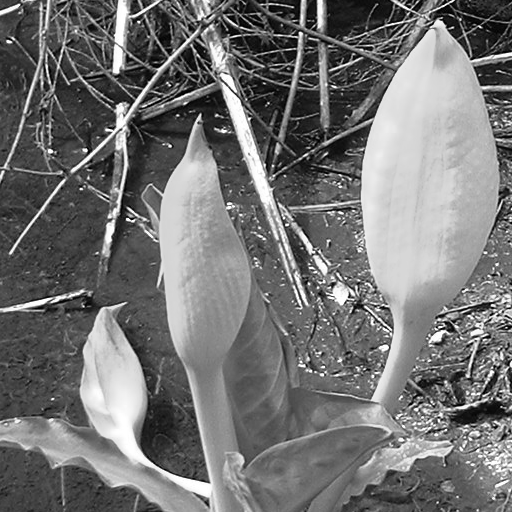
#> input picture Sheet 05/images/swampflower.png, 512 x 512 px
$ jupyter execute --allow-errors sheet05.ipynb   (shell and % lines are left out)
#> lines starting #> are read from the running program, lines starting #| are printed output that depends on the picture; after the words box and inside, x2 and y2 are one past the last pixel; in counts of white or black regions, pixels touching at a corner belong together
Osnabrück University - Computer Vision (Winter Term 2021/22) - Prof. Dr.-Ing. G. Heidemann, Ulf Krumnack, Axel Schaffland

# Exercise Sheet 05: Segmentation 2

## Introduction

This week's sheet should be solved and handed in before **14:00 of Tuesday, December 7, 2021**. If you need help (and Google and other resources were not enough), feel free to contact your groups' designated tutor or whomever of us you run into first. Please upload your results to your group's Stud.IP folder.

## Assignment 0: Math recap (Periodic functions) [0 Points]

This exercise is supposed to be very easy, does not give any points, and is voluntary. There will be a similar exercise on every sheet. It is intended to revise some basic mathematical notions that are assumed throughout this class and to allow you to check if you are comfortable with them. Usually you should have no problem to answer these questions offhand, but if you feel unsure, this is a good time to look them up again. You are always welcome to discuss questions with the tutors or in the practice session. Also, if you have a (math) topic you would like to recap, please let us know.

**a)** What are periodic functions? Can you provide a definition?

YOUR ANSWER HERE

**b)** What are *amplitude*, *frequency*, *wave length*, and *phase* of a sine function? How can you change these properties?

YOUR ANSWER HERE

**c)** How are sine and cosine defined for complex arguments? In what sense does this generalize the real case?

YOUR ANSWER HERE

## Assignment 1: Edge-based segmentation  [5 Points]

### a) Gradients
What is the gradient of a pixel? How do we calculate the first, how the second derivative of an image?

YOUR ANSWER HERE

### b) Edge linking

Describe in your own words the idea of edge linking. What is the goal? Why does it not necessarily yield closed
edge contours?

YOUR ANSWER HERE

### c) Zero crossings

Explain what zero crossings are. Why does the detection of zero crossings always lead to closed contours?

YOUR ANSWER HERE

### c) Zero crossings (implementation)

Provide an implementation of the zero crossing procedure described in (CV-07 slide 71). To get sensible results you should smooth the image before applying the Laplacian filter, e.g. using the Laplacian of a Gaussian (you may use buildin functions for the filterings steps).

[cell 1]
from skimage import filters
from skimage.feature import canny
from skimage.color import rgb2gray
from imageio import imread
import matplotlib.pyplot as plt
import numpy as np

img = imread('images/swampflower.png').astype(float)
#> img: shape (512, 512) float64; min 0, max 255, mean 115.6
#img = imread('images/peppers.png').astype(float)

if len(img.shape)>2:
    img = rgb2gray(img)
img /= img.max()

# Now compute edges and then zero crossings using the 4-neighborhood and the 8-neighborhood
# YOUR CODE HERE

plt.figure(figsize=(12, 24))
plt.gray()

plt.subplot(4,2,1); plt.axis('off'); plt.imshow(img); plt.title('original')
#> (the rest of this cell did not finish here and is left out)

## Assignment 2: Watershed transform  [5 Points]

### a) Watershed transform

Explain in your own words the idea of watershed transform. How do the two different approaches from the lecture work? Why does watershed transform always give a closed contour?

YOUR ANSWER HERE

### b) Implementation

Now implement the watershed transform using the flooding approach (CV-07 slide 76, but note, that the algorithm presented there is somewhat simplified!). Obviously, buildin functions for computing watershed transform are not allowed, but all other functions may be used. In this example we appply the watershed transform to a distance transformed image, so you **do not** have to take the gradient image, but can apply the watershed transform directly.

[cell 2]
import numpy as np
import imageio
import matplotlib.pyplot as plt


# [18 lines left out: function watershed, not called in this run]

    # YOUR CODE HERE


#> (the rest of this cell did not finish here and is left out)

### c) Application: maze

You can use watershed transform to find your way through a maze. To do so, first apply a distance transform to the maze and the flood the result. The watershed will show you the way through the maze. Explain why this works.
You can use build-in functions instead of your own watershed function.

[cell 3]
import numpy as np
import imageio
import matplotlib.pyplot as plt
from scipy.ndimage.morphology import distance_transform_edt

img = imageio.imread('images/maze2.png', pilmode = 'L') # 'maze1.png' or 'maze2.png'
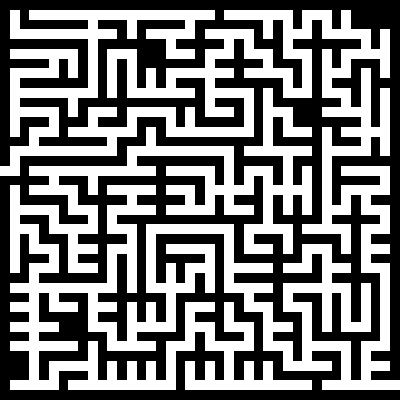
#> input picture Sheet 05/images/maze2.png, 400 x 400 px
#> img: shape (400, 400); 48% white; 1 white region, box (x1, y1, x2, y2) and area: (0, 10, 400, 390) 76800

result = img[:, :, np.newaxis].repeat(3, 2)
#> result is the input picture: shape (400, 400, 3); 48% white; 1 white region, box (x1, y1, x2, y2) and area: (0, 10, 400, 390) 76800
# YOUR CODE HERE

plt.figure(figsize=(10, 10))
plt.title('Solution')
plt.axis('off')
plt.gray()
plt.imshow(result)
plt.show()

YOUR ANSWER HERE

## Assignment 3: $k$-means segmentation [5 Points]

**a)** Explain the idea of $k$-means clustering and how it can be used for segmentation.

YOUR ANSWER HERE

**b)** Implement k-means clustering for color segmentation of an RGB image (no use of `scipy.cluster.vq.kmeans` or similar functions allowed here, but you may use functions like `numpy.mean`, `scipy.spatial.distance.cdist` and similar utility functions). Stop calculation when center vectors do not change more than a predefined threshold. Avoid empty clusters by re-initializing the corresponding center vector. (Empirically) determine a good value for $k$ for clustering the image 'peppers.png'.
**Bonus** If you want you can visualize the intermediate steps of the clustering process.

First lets take a look at how our image looks in RGB colorspace.

[cell 4]
from mpl_toolkits.mplot3d import Axes3D
from imageio import imread
import matplotlib.pyplot as plt

img = imread('images/peppers.png')
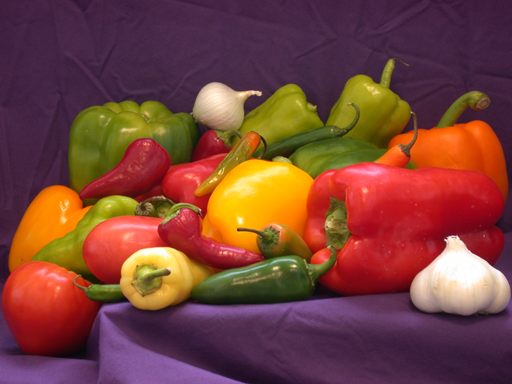
#> input picture Sheet 05/images/peppers.png, 512 x 384 px
#> img is the input picture: shape (384, 512, 3); mean R, G, B 120.8, 66.4, 57.6
vec = img.reshape((-1, img.shape[2]))
vec_scaled = vec / 255
fig = plt.figure(figsize=(12, 12))
ax = fig.add_subplot(111, projection='3d')
ret = ax.scatter(vec[:, 0], vec[:, 1], vec[:, 2], c=vec_scaled, marker='.')
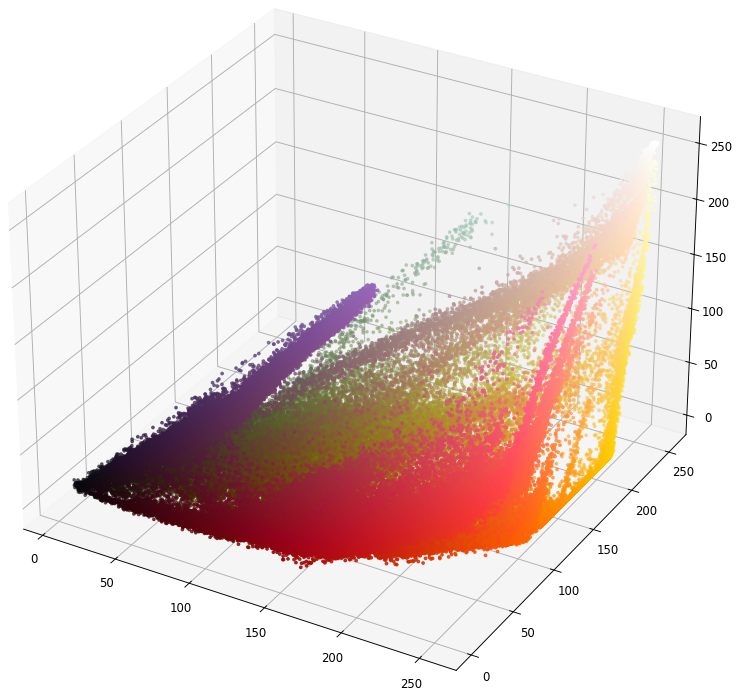
#> figure drawn by matplotlib, 1 panel

[cell 5]
import numpy as np
from scipy.spatial import distance
from IPython import display
from imageio import imread
import time
import matplotlib.pyplot as plt


def kmeans_rgb(img, k, threshold=0, do_display=None):
    """
    k-means clustering in RGB space.

    Args:
        img (numpy.ndarray): an RGB image
        k (int): the number of clusters
        threshold (float): Maximal change for convergence criterion.
        do_display (bool): Whether or not to plot, intermediate steps.

    Results:
        cluster (numpy.ndarray): an array of the same size as `img`,
            containing for each pixel the cluster it belongs to
        centers (numpy.ndarray): 'number of clusters' x 3 array.
            RGB color for each cluster center.
    """
    # YOUR CODE HERE


img = imread('images/peppers.png')

#> (the rest of this cell did not finish here and is left out)

**c)** Now do the same in the HSV space (remember its special topological structure). Check if you can improve the results by ignoring some of the HSV channels.

[cell 6]
import numpy as np
import matplotlib.pyplot as plt
from scipy.spatial import distance
from skimage import color
from imageio import imread
# from matplotlib.colors import rgb_to_hsv, hsv_to_rgb

img = imread('images/peppers.png', pilmode = 'RGB')

def kmeans_hsv(img, k, threshold = 0):
    """
    k-means clustering in HSV space.

    Args:
        img (numpy.ndarray): an HSV image
        k (int): the number of clusters
        threshold (float):

    Results:
        cluster (numpy.ndarray): an array of the same size as `img`,
            containing for each pixel the cluster it belongs to
        centers (numpy.ndarray): an array
    """
    # YOUR CODE HERE
    return cluster, centers


img_hsv = color.rgb2hsv(img)
#> img_hsv: shape (384, 512, 3) float64; mean of channels 0, 1, 2 0.578, 0.617, 0.481
k = 7
theta = 0.01

#> (the rest of this cell did not finish here and is left out)

if (centers_hsv.shape[1] == 3):
    plt.imshow(color.hsv2rgb(centers_hsv[cluster]))
else:
    plt.gray()
    plt.imshow(np.squeeze(centers_hsv[cluster]))
plt.show()

## Assignment 4: Interactive Region Growing [5 Points]

Implement flood fill as described in (CV07 slides 123ff.).

In a recursive implementation the floodfill function is called for the seed pixel. In the function a recursive call for the four neighbouring pixels is made, if the color of the pixel, the function is called with, is similar to the seed color. If this is the case the pixel is added to the region. [Other](https://en.wikipedia.org/wiki/Flood_fill) more elegant solutions exist aswell.

The function `on_press` is called when a mouse button is pressed inside the canvas. From there call `floodfill`. Use the filtered hsv image `img_filtered` for your computation, and show the computed region around the seed point (the position where the mousebutton was pressed) in the original image. You may use a mask to save which pixels belong the the region (and to save which pixels you already visited).

Hint: If you can not see the image, try restarting the kernel.

[cell 7]
import imageio
import math
import numpy as np
from matplotlib import pyplot as plt
from skimage import color
import scipy.ndimage as ndimage
from sys import setrecursionlimit

threshold = .08;

setrecursionlimit(100000)

# [61 lines left out: functions floodfill, on_press, fill_from_pixel, not called in this run]


img = imageio.imread('images/peppers.png')
img_hsv = color.rgb2hsv(img)
img_filtered = ndimage.median_filter(img_hsv, 5)
#> img_filtered: shape (384, 512, 3) float64; mean of channels 0, 1, 2 0.568, 0.555, 0.561
#img = fill_from_pixel(img, img_filtered, 200, 300) # Comment in to deactivate simple testing at fixed position
fig = plt.figure()
ax = fig.add_subplot(111)
plt.imshow(img)

fig.canvas.mpl_connect('button_press_event', on_press)

plt.show()
